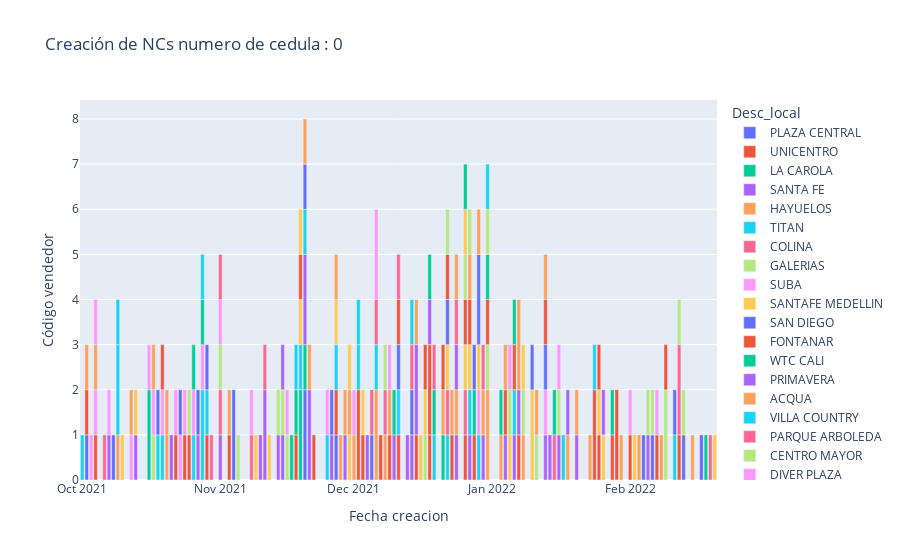

The notebook cell saved with this chart:
### Code cell
ced_0= df_con_ep.loc[df_con_ep.Nrutcomprador == "0" ] 
ced_0 = ced_0.groupby(["Desc_local","Dcompra_nvo"])["Cvendedor"].nunique().sort_values(ascending=False).reset_index()
graf_ced_0 = px.bar(ced_0, x="Dcompra_nvo", y="Cvendedor", color="Desc_local",title="Creación de NCs numero de cedula : 0", labels={"Dcompra_nvo":"Fecha creacion","Cvendedor":"Código vendedor"})
graf_ced_0.show()

### Figure 1 — Plotly figure (JSON) as saved in the notebook; plotly's stock layout.template omitted (floating-point values rounded to 4 significant figures)
{"data": [{"alignmentgroup": "True", "hovertemplate": "Desc_local=PLAZA CENTRAL<br>Fecha creacion=%{x}<br>Código vendedor=%{y}<extra></extra>", "legendgroup": "PLAZA CENTRAL", "marker": {"color": "#636efa", "pattern": {"shape": ""}}, "name": "PLAZA CENTRAL", "offsetgroup": "PLAZA CENTRAL", "orientation": "v", "showlegend": true, "textposition": "auto", "type": "bar", "x": ["2021-11-20T00:00:00", "2021-11-04T00:00:00", "2022-02-13T00:00:00", "2021-12-05T00:00:00", "2021-11-27T00:00:00", "2021-10-08T00:00:00", "2021-10-02T00:00:00"], "xaxis": "x", "y": [2, 2, 1, 1, 1, 1, 1], "yaxis": "y"}, {"alignmentgroup": "True", "hovertemplate": "Desc_local=UNICENTRO<br>Fecha creacion=%{x}<br>Código vendedor=%{y}<extra></extra>", "legendgroup": "UNICENTRO", "marker": {"color": "#EF553B", "pattern": {"shape": ""}}, "name": "UNICENTRO", "offsetgroup": "UNICENTRO", "orientation": "v", "showlegend": true, "textposition": "auto", "type": "bar", "x": ["2022-01-24T00:00:00", "2021-12-02T00:00:00", "2022-01-29T00:00:00", "2021-10-02T00:00:00", "2021-10-04T00:00:00", "2021-10-22T00:00:00", "2021-10-24T00:00:00", "2021-10-29T00:00:00", "2021-11-22T00:00:00", "2021-11-27T00:00:00", "2021-12-03T00:00:00", "2021-12-09T00:00:00", "2021-12-11T00:00:00", "2021-12-15T00:00:00", "2021-12-18T00:00:00", "2021-12-26T00:00:00", "2021-12-28T00:00:00", "2022-01-07T00:00:00", "2022-01-25T00:00:00", "2022-02-01T00:00:00", "2022-02-07T00:00:00", "2022-02-12T00:00:00"], "xaxis": "x", "y": [2, 2, 2, 1, 1, 1, 1, 1, 1, 1, 1, 1, 1, 1, 1, 1, 1, 1, 1, 1, 1, 1], "yaxis": "y"}, {"alignmentgroup": "True", "hovertemplate": "Desc_local=LA CAROLA<br>Fecha creacion=%{x}<br>Código vendedor=%{y}<extra></extra>", "legendgroup": "LA CAROLA", "marker": {"color": "#00cc96", "pattern": {"shape": ""}}, "name": "LA CAROLA", "offsetgroup": "LA CAROLA", "orientation": "v", "showlegend": true, "textposition": "auto", "type": "bar", "x": ["2021-11-19T00:00:00", "2021-11-20T00:00:00"], "xaxis": "x", "y": [2, 1], "yaxis": "y"}, {"alignmentgroup": "True", "hovertemplate": "Desc_local=SANTA FE<br>Fecha creacion=%{x}<br>Código vendedor=%{y}<extra></extra>", "legendgroup": "SANTA FE", "marker": {"color": "#ab63fa", "pattern": {"shape": ""}}, "name": "SANTA FE", "offsetgroup": "SANTA FE", "orientation": "v", "showlegend": true, "textposition": "auto", "type": "bar", "x": ["2021-11-11T00:00:00", "2021-11-20T00:00:00", "2021-12-15T00:00:00", "2021-11-21T00:00:00", "2022-02-05T00:00:00", "2021-12-30T00:00:00", "2022-01-04T00:00:00", "2022-01-06T00:00:00", "2022-01-07T00:00:00", "2022-01-13T00:00:00", "2022-01-16T00:00:00", "2022-01-20T00:00:00", "2021-12-27T00:00:00", "2021-10-07T00:00:00", "2021-10-13T00:00:00", "2021-10-21T00:00:00", "2021-10-27T00:00:00", "2021-11-01T00:00:00", "2021-11-10T00:00:00", "2021-11-14T00:00:00", "2021-12-14T00:00:00", "2021-11-15T00:00:00", "2021-11-26T00:00:00", "2021-11-29T00:00:00", "2021-12-04T00:00:00", "2021-12-10T00:00:00", "2021-12-13T00:00:00", "2021-12-24T00:00:00"], "xaxis": "x", "y": [2, 2, 2, 2, 1, 1, 1, 1, 1, 1, 1, 1, 1, 1, 1, 1, 1, 1, 1, 1, 1, 1, 1, 1, 1, 1, 1, 1], "yaxis": "y"}, {"alignmentgroup": "True", "hovertemplate": "Desc_local=HAYUELOS<br>Fecha creacion=%{x}<br>Código vendedor=%{y}<extra></extra>", "legendgroup": "HAYUELOS", "marker": {"color": "#FFA15A", "pattern": {"shape": ""}}, "name": "HAYUELOS", "offsetgroup": "HAYUELOS", "orientation": "v", "showlegend": true, "textposition": "auto", "type": "bar", "x": ["2022-01-07T00:00:00", "2021-12-31T00:00:00", "2021-12-06T00:00:00", "2022-01-08T00:00:00", "2022-01-18T00:00:00", "2022-01-20T00:00:00", "2021-12-24T00:00:00", "2022-01-03T00:00:00", "2021-12-15T00:00:00", "2021-12-09T00:00:00", "2021-10-02T00:00:00", "2021-10-09T00:00:00", "2021-10-20T00:00:00", "2021-11-21T00:00:00", "2021-12-01T00:00:00", "2021-12-08T00:00:00"], "xaxis": "x", "y": [2, 2, 2, 1, 1, 1, 1, 1, 1, 1, 1, 1, 1, 1, 1, 1], "yaxis": "y"}, {"alignmentgroup": "True", "hovertemplate": "Desc_local=TITAN<br>Fecha creacion=%{x}<br>Código vendedor=%{y}<extra></extra>", "legendgroup": "TITAN", "marker": {"color": "#19d3f3", "pattern": {"shape": ""}}, "name": "TITAN", "offsetgroup": "TITAN", "orientation": "v", "showlegend": true, "textposition": "auto", "type": "bar", "x": ["2021-10-28T00:00:00", "2021-10-09T00:00:00", "2022-01-24T00:00:00", "2022-02-11T00:00:00", "2022-01-06T00:00:00", "2021-12-29T00:00:00", "2021-10-18T00:00:00", "2021-10-19T00:00:00", "2021-10-26T00:00:00", "2021-10-29T00:00:00", "2021-11-19T00:00:00", "2021-11-20T00:00:00", "2021-11-25T00:00:00", "2021-11-27T00:00:00", "2021-12-06T00:00:00", "2021-12-11T00:00:00", "2021-12-19T00:00:00", "2021-12-22T00:00:00", "2021-12-27T00:00:00"], "xaxis": "x", "y": [2, 2, 1, 1, 1, 1, 1, 1, 1, 1, 1, 1, 1, 1, 1, 1, 1, 1, 1], "yaxis": "y"}, {"alignmentgroup": "True", "hovertemplate": "Desc_local=COLINA<br>Fecha creacion=%{x}<br>Código vendedor=%{y}<extra></extra>", "legendgroup": "COLINA", "marker": {"color": "#FF6692", "pattern": {"shape": ""}}, "name": "COLINA", "offsetgroup": "COLINA", "orientation": "v", "showlegend": true, "textposition": "auto", "type": "bar", "x": ["2022-02-12T00:00:00", "2021-11-01T00:00:00", "2021-12-26T00:00:00", "2021-12-22T00:00:00", "2021-12-08T00:00:00", "2021-12-06T00:00:00", "2021-12-05T00:00:00", "2021-11-11T00:00:00", "2021-10-30T00:00:00", "2021-10-06T00:00:00", "2022-01-15T00:00:00", "2022-02-19T00:00:00"], "xaxis": "x", "y": [2, 1, 1, 1, 1, 1, 1, 1, 1, 1, 1, 1], "yaxis": "y"}, {"alignmentgroup": "True", "hovertemplate": "Desc_local=GALERIAS<br>Fecha creacion=%{x}<br>Código vendedor=%{y}<extra></extra>", "legendgroup": "GALERIAS", "marker": {"color": "#B6E880", "pattern": {"shape": ""}}, "name": "GALERIAS", "offsetgroup": "GALERIAS", "orientation": "v", "showlegend": true, "textposition": "auto", "type": "bar", "x": ["2022-02-09T00:00:00", "2021-11-05T00:00:00", "2021-11-01T00:00:00", "2021-11-14T00:00:00", "2021-11-15T00:00:00", "2021-11-16T00:00:00", "2021-12-17T00:00:00", "2021-12-31T00:00:00", "2022-01-08T00:00:00", "2022-01-11T00:00:00", "2022-02-05T00:00:00", "2022-02-13T00:00:00"], "xaxis": "x", "y": [2, 1, 1, 1, 1, 1, 1, 1, 1, 1, 1, 1], "yaxis": "y"}, {"alignmentgroup": "True", "hovertemplate": "Desc_local=SUBA<br>Fecha creacion=%{x}<br>Código vendedor=%{y}<extra></extra>", "legendgroup": "SUBA", "marker": {"color": "#FF97FF", "pattern": {"shape": ""}}, "name": "SUBA", "offsetgroup": "SUBA", "orientation": "v", "showlegend": true, "textposition": "auto", "type": "bar", "x": ["2021-12-06T00:00:00", "2021-10-03T00:00:00", "2021-10-04T00:00:00", "2021-10-07T00:00:00", "2021-10-12T00:00:00", "2021-10-19T00:00:00", "2021-10-23T00:00:00", "2021-10-24T00:00:00", "2021-10-26T00:00:00", "2021-10-28T00:00:00", "2021-11-01T00:00:00", "2021-11-16T00:00:00", "2021-12-01T00:00:00", "2021-12-29T00:00:00", "2022-01-13T00:00:00", "2022-02-07T00:00:00"], "xaxis": "x", "y": [2, 1, 1, 1, 1, 1, 1, 1, 1, 1, 1, 1, 1, 1, 1, 1], "yaxis": "y"}, {"alignmentgroup": "True", "hovertemplate": "Desc_local=SANTAFE MEDELLIN<br>Fecha creacion=%{x}<br>Código vendedor=%{y}<extra></extra>", "legendgroup": "SANTAFE MEDELLIN", "marker": {"color": "#FECB52", "pattern": {"shape": ""}}, "name": "SANTAFE MEDELLIN", "offsetgroup": "SANTAFE MEDELLIN", "orientation": "v", "showlegend": true, "textposition": "auto", "type": "bar", "x": ["2022-01-10T00:00:00", "2021-10-10T00:00:00", "2021-10-13T00:00:00", "2021-11-09T00:00:00", "2021-11-19T00:00:00", "2021-11-27T00:00:00", "2021-11-30T00:00:00", "2021-12-03T00:00:00", "2021-12-16T00:00:00", "2021-12-22T00:00:00", "2021-12-26T00:00:00", "2021-12-27T00:00:00", "2021-12-29T00:00:00", "2022-01-05T00:00:00", "2022-01-08T00:00:00", "2022-01-25T00:00:00", "2022-02-02T00:00:00"], "xaxis": "x", "y": [2, 1, 1, 1, 1, 1, 1, 1, 1, 1, 1, 1, 1, 1, 1, 1, 1], "yaxis": "y"}, {"alignmentgroup": "True", "hovertemplate": "Desc_local=SAN DIEGO<br>Fecha creacion=%{x}<br>Código vendedor=%{y}<extra></extra>", "legendgroup": "SAN DIEGO", "marker": {"color": "#636efa", "pattern": {"shape": ""}}, "name": "SAN DIEGO", "offsetgroup": "SAN DIEGO", "orientation": "v", "showlegend": true, "textposition": "auto", "type": "bar", "x": ["2021-12-29T00:00:00", "2021-10-23T00:00:00", "2021-12-22T00:00:00", "2022-01-10T00:00:00", "2021-12-11T00:00:00", "2022-01-13T00:00:00", "2022-02-06T00:00:00", "2022-02-11T00:00:00", "2022-02-17T00:00:00", "2021-12-14T00:00:00", "2021-11-26T00:00:00", "2021-11-20T00:00:00", "2021-10-29T00:00:00", "2021-10-27T00:00:00"], "xaxis": "x", "y": [2, 1, 1, 1, 1, 1, 1, 1, 1, 1, 1, 1, 1, 1], "yaxis": "y"}, {"alignmentgroup": "True", "hovertemplate": "Desc_local=FONTANAR<br>Fecha creacion=%{x}<br>Código vendedor=%{y}<extra></extra>", "legendgroup": "FONTANAR", "marker": {"color": "#EF553B", "pattern": {"shape": ""}}, "name": "FONTANAR", "offsetgroup": "FONTANAR", "orientation": "v", "showlegend": true, "textposition": "auto", "type": "bar", "x": ["2021-12-18T00:00:00", "2021-10-19T00:00:00", "2021-10-25T00:00:00", "2021-11-03T00:00:00", "2021-11-18T00:00:00", "2021-11-19T00:00:00", "2021-12-11T00:00:00", "2021-12-22T00:00:00", "2021-12-26T00:00:00", "2021-12-27T00:00:00", "2021-12-31T00:00:00", "2022-01-04T00:00:00", "2022-01-06T00:00:00", "2022-01-13T00:00:00", "2022-01-25T00:00:00", "2022-02-09T00:00:00"], "xaxis": "x", "y": [2, 1, 1, 1, 1, 1, 1, 1, 1, 1, 1, 1, 1, 1, 1, 1], "yaxis": "y"}, {"alignmentgroup": "True", "hovertemplate": "Desc_local=WTC CALI<br>Fecha creacion=%{x}<br>Código vendedor=%{y}<extra></extra>", "legendgroup": "WTC CALI", "marker": {"color": "#00cc96", "pattern": {"shape": ""}}, "name": "WTC CALI", "offsetgroup": "WTC CALI", "orientation": "v", "showlegend": true, "textposition": "auto", "type": "bar", "x": ["2021-10-16T00:00:00", "2021-10-26T00:00:00", "2021-10-28T00:00:00", "2021-11-18T00:00:00", "2021-12-19T00:00:00", "2021-12-21T00:00:00", "2021-12-28T00:00:00", "2021-12-31T00:00:00", "2022-01-06T00:00:00"], "xaxis": "x", "y": [2, 1, 1, 1, 1, 1, 1, 1, 1], "yaxis": "y"}, {"alignmentgroup": "True", "hovertemplate": "Desc_local=PRIMAVERA<br>Fecha creacion=%{x}<br>Código vendedor=%{y}<extra></extra>", "legendgroup": "PRIMAVERA", "marker": {"color": "#ab63fa", "pattern": {"shape": ""}}, "name": "PRIMAVERA", "offsetgroup": "PRIMAVERA", "orientation": "v", "showlegend": true, "textposition": "auto", "type": "bar", "x": ["2022-01-14T00:00:00", "2021-12-24T00:00:00", "2021-12-18T00:00:00"], "xaxis": "x", "y": [1, 1, 1], "yaxis": "y"}, {"alignmentgroup": "True", "hovertemplate": "Desc_local=ACQUA<br>Fecha creacion=%{x}<br>Código vendedor=%{y}<extra></extra>", "legendgroup": "ACQUA", "marker": {"color": "#FFA15A", "pattern": {"shape": ""}}, "name": "ACQUA", "offsetgroup": "ACQUA", "orientation": "v", "showlegend": true, "textposition": "auto", "type": "bar", "x": ["2021-10-04T00:00:00", "2021-11-27T00:00:00", "2021-11-30T00:00:00", "2021-12-21T00:00:00", "2021-12-27T00:00:00", "2021-12-29T00:00:00", "2021-12-30T00:00:00", "2022-01-23T00:00:00", "2022-02-03T00:00:00", "2022-02-15T00:00:00", "2021-10-20T00:00:00"], "xaxis": "x", "y": [1, 1, 1, 1, 1, 1, 1, 1, 1, 1, 1], "yaxis": "y"}, {"alignmentgroup": "True", "hovertemplate": "Desc_local=VILLA COUNTRY<br>Fecha creacion=%{x}<br>Código vendedor=%{y}<extra></extra>", "legendgroup": "VILLA COUNTRY", "marker": {"color": "#19d3f3", "pattern": {"shape": ""}}, "name": "VILLA COUNTRY", "offsetgroup": "VILLA COUNTRY", "orientation": "v", "showlegend": true, "textposition": "auto", "type": "bar", "x": ["2021-10-01T00:00:00", "2021-11-18T00:00:00", "2021-12-02T00:00:00"], "xaxis": "x", "y": [1, 1, 1], "yaxis": "y"}, {"alignmentgroup": "True", "hovertemplate": "Desc_local=PARQUE ARBOLEDA<br>Fecha creacion=%{x}<br>Código vendedor=%{y}<extra></extra>", "legendgroup": "PARQUE ARBOLEDA", "marker": {"color": "#FF6692", "pattern": {"shape": ""}}, "name": "PARQUE ARBOLEDA", "offsetgroup": "PARQUE ARBOLEDA", "orientation": "v", "showlegend": true, "textposition": "auto", "type": "bar", "x": ["2021-12-24T00:00:00", "2021-11-01T00:00:00", "2021-11-08T00:00:00", "2021-12-11T00:00:00", "2021-12-14T00:00:00", "2021-12-19T00:00:00", "2021-12-30T00:00:00"], "xaxis": "x", "y": [1, 1, 1, 1, 1, 1, 1], "yaxis": "y"}, {"alignmentgroup": "True", "hovertemplate": "Desc_local=CENTRO MAYOR<br>Fecha creacion=%{x}<br>Código vendedor=%{y}<extra></extra>", "legendgroup": "CENTRO MAYOR", "marker": {"color": "#B6E880", "pattern": {"shape": ""}}, "name": "CENTRO MAYOR", "offsetgroup": "CENTRO MAYOR", "orientation": "v", "showlegend": true, "textposition": "auto", "type": "bar", "x": ["2022-02-12T00:00:00", "2022-02-06T00:00:00", "2022-01-16T00:00:00", "2022-01-05T00:00:00", "2021-12-31T00:00:00", "2021-12-27T00:00:00", "2021-12-26T00:00:00", "2021-12-22T00:00:00", "2021-12-08T00:00:00", "2021-10-17T00:00:00", "2021-10-25T00:00:00"], "xaxis": "x", "y": [1, 1, 1, 1, 1, 1, 1, 1, 1, 1, 1], "yaxis": "y"}, {"alignmentgroup": "True", "hovertemplate": "Desc_local=DIVER PLAZA<br>Fecha creacion=%{x}<br>Código vendedor=%{y}<extra></extra>", "legendgroup": "DIVER PLAZA", "marker": {"color": "#FF97FF", "pattern": {"shape": ""}}, "name": "DIVER PLAZA", "offsetgroup": "DIVER PLAZA", "orientation": "v", "showlegend": true, "textposition": "auto", "type": "bar", "x": ["2021-10-04T00:00:00", "2021-10-16T00:00:00", "2021-10-17T00:00:00", "2021-10-22T00:00:00", "2021-11-08T00:00:00", "2021-11-25T00:00:00", "2021-12-09T00:00:00", "2022-01-05T00:00:00", "2022-01-16T00:00:00", "2022-02-01T00:00:00"], "xaxis": "x", "y": [1, 1, 1, 1, 1, 1, 1, 1, 1, 1], "yaxis": "y"}, {"alignmentgroup": "True", "hovertemplate": "Desc_local=EL CASTILLO<br>Fecha creacion=%{x}<br>Código vendedor=%{y}<extra></extra>", "legendgroup": "EL CASTILLO", "marker": {"color": "#FECB52", "pattern": {"shape": ""}}, "name": "EL CASTILLO", "offsetgroup": "EL CASTILLO", "orientation": "v", "showlegend": true, "textposition": "auto", "type": "bar", "x": ["2021-11-12T00:00:00", "2021-11-19T00:00:00", "2021-11-30T00:00:00", "2021-12-17T00:00:00", "2021-12-26T00:00:00", "2022-01-26T00:00:00", "2022-02-20T00:00:00"], "xaxis": "x", "y": [1, 1, 1, 1, 1, 1, 1], "yaxis": "y"}, {"alignmentgroup": "True", "hovertemplate": "Desc_local=BUENAVISTA<br>Fecha creacion=%{x}<br>Código vendedor=%{y}<extra></extra>", "legendgroup": "BUENAVISTA", "marker": {"color": "#636efa", "pattern": {"shape": ""}}, "name": "BUENAVISTA", "offsetgroup": "BUENAVISTA", "orientation": "v", "showlegend": true, "textposition": "auto", "type": "bar", "x": ["2021-10-18T00:00:00", "2021-12-28T00:00:00", "2022-02-04T00:00:00"], "xaxis": "x", "y": [1, 1, 1], "yaxis": "y"}, {"alignmentgroup": "True", "hovertemplate": "Desc_local=ARKADIA<br>Fecha creacion=%{x}<br>Código vendedor=%{y}<extra></extra>", "legendgroup": "ARKADIA", "marker": {"color": "#EF553B", "pattern": {"shape": ""}}, "name": "ARKADIA", "offsetgroup": "ARKADIA", "orientation": "v", "showlegend": true, "textposition": "auto", "type": "bar", "x": ["2021-12-07T00:00:00", "2021-12-17T00:00:00", "2021-12-21T00:00:00", "2021-12-23T00:00:00", "2022-01-28T00:00:00"], "xaxis": "x", "y": [1, 1, 1, 1, 1], "yaxis": "y"}, {"alignmentgroup": "True", "hovertemplate": "Desc_local=CACIQUE<br>Fecha creacion=%{x}<br>Código vendedor=%{y}<extra></extra>", "legendgroup": "CACIQUE", "marker": {"color": "#00cc96", "pattern": {"shape": ""}}, "name": "CACIQUE", "offsetgroup": "CACIQUE", "orientation": "v", "showlegend": true, "textposition": "auto", "type": "bar", "x": ["2021-11-17T00:00:00", "2021-12-10T00:00:00", "2021-12-18T00:00:00", "2021-12-26T00:00:00", "2022-01-03T00:00:00", "2022-01-15T00:00:00", "2022-01-28T00:00:00", "2022-02-18T00:00:00"], "xaxis": "x", "y": [1, 1, 1, 1, 1, 1, 1, 1], "yaxis": "y"}, {"alignmentgroup": "True", "hovertemplate": "Desc_local=CARACOLI<br>Fecha creacion=%{x}<br>Código vendedor=%{y}<extra></extra>", "legendgroup": "CARACOLI", "marker": {"color": "#ab63fa", "pattern": {"shape": ""}}, "name": "CARACOLI", "offsetgroup": "CARACOLI", "orientation": "v", "showlegend": true, "textposition": "auto", "type": "bar", "x": ["2021-11-15T00:00:00", "2022-01-18T00:00:00", "2022-01-26T00:00:00"], "xaxis": "x", "y": [1, 1, 1], "yaxis": "y"}, {"alignmentgroup": "True", "hovertemplate": "Desc_local=LA FELICIDAD<br>Fecha creacion=%{x}<br>Código vendedor=%{y}<extra></extra>", "legendgroup": "LA FELICIDAD", "marker": {"color": "#FFA15A", "pattern": {"shape": ""}}, "name": "LA FELICIDAD", "offsetgroup": "LA FELICIDAD", "orientation": "v", "showlegend": true, "textposition": "auto", "type": "bar", "x": ["2021-11-28T00:00:00", "2021-10-12T00:00:00", "2021-10-17T00:00:00", "2021-11-03T00:00:00", "2021-11-20T00:00:00", "2021-11-29T00:00:00", "2021-12-23T00:00:00", "2021-12-24T00:00:00", "2022-01-04T00:00:00", "2022-01-11T00:00:00", "2022-01-13T00:00:00", "2022-01-30T00:00:00", "2022-02-08T00:00:00"], "xaxis": "x", "y": [1, 1, 1, 1, 1, 1, 1, 1, 1, 1, 1, 1, 1], "yaxis": "y"}, {"alignmentgroup": "True", "hovertemplate": "Desc_local=JARDIN PLAZA<br>Fecha creacion=%{x}<br>Código vendedor=%{y}<extra></extra>", "legendgroup": "JARDIN PLAZA", "marker": {"color": "#19d3f3", "pattern": {"shape": ""}}, "name": "JARDIN PLAZA", "offsetgroup": "JARDIN PLAZA", "orientation": "v", "showlegend": true, "textposition": "auto", "type": "bar", "x": ["2021-10-09T00:00:00", "2021-10-28T00:00:00", "2021-12-02T00:00:00", "2021-12-14T00:00:00", "2021-12-31T00:00:00", "2022-01-17T00:00:00"], "xaxis": "x", "y": [1, 1, 1, 1, 1, 1], "yaxis": "y"}], "layout": {"barmode": "relative", "legend": {"title": {"text": "Desc_local"}, "tracegroupgap": 0}, "title": {"text": "Creación de NCs numero de cedula : 0"}, "xaxis": {"anchor": "y", "domain": [0, 1], "title": {"text": "Fecha creacion"}}, "yaxis": {"anchor": "x", "domain": [0, 1], "title": {"text": "Código vendedor"}}}}
